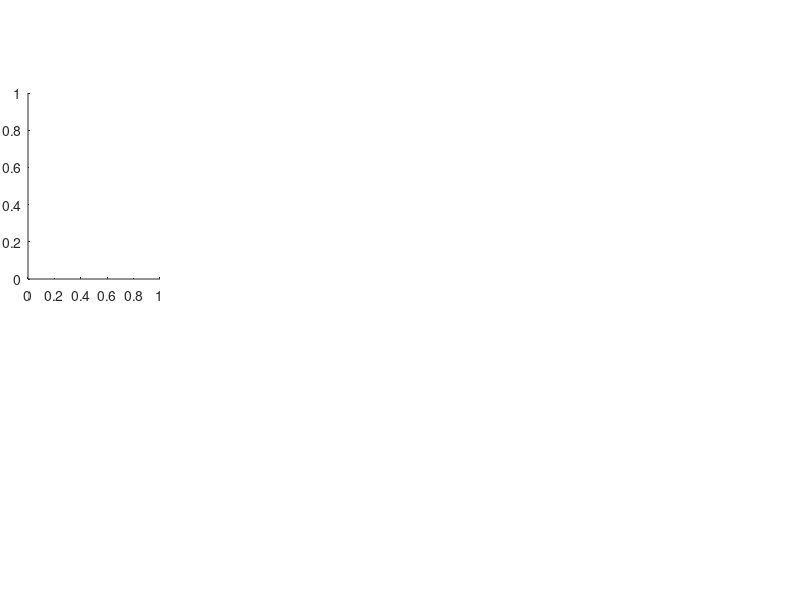

This figure's MATLAB source: (Note: this script raises an error after producing the figure.)
%% R5-C1: Periodically consistent conceptual RSA-PBC / VGPP schematic
% -------------------------------------------------------------------------
% Four-panel schematic: RSA-PBC is an independent baseline (a); VGPP is (b-d).
%
% Improvements in this version:
% - 14 pt bold subplot titles
% - 14 pt bold axis labels and tick labels
% - 14 pt bold explanation-box text
% - Increased vertical distance between subplot titles and axes
% - True minimum-image periodic free-space map and periodic candidate separation
% - Actual independent pairwise PBC audit of schematic final configuration
% - Explicit separation of baseline panel (a) from VGPP panels (b-d)
% -------------------------------------------------------------------------

clc; clear; close all;

%% ------------------------------------------------------------------------
% General settings
% -------------------------------------------------------------------------

rng(7);

Lx = 10;
Ly = 10;
r  = 0.55;

theta = linspace(0, 2*pi, 180);

fontName = 'Times New Roman';

axisFontSize  = 14;
titleFontSize = 14;
boxFontSize   = 14;
mainTitleSize = 17;

% This controls how far above the axes each panel title is placed
titleGapY = 1.10;

fig = figure('Color','w', ...
    'Position',[60 60 1900 1020], ...
    'Toolbar','none', ...
    'MenuBar','none');

%% ------------------------------------------------------------------------
% Manual layout
% -------------------------------------------------------------------------

boxW  = 0.165;
plotW = 0.225;

gapBoxPlot = 0.045;
gapGroups  = 0.070;

rowH = 0.310;

topY = 0.535;
botY = 0.095;

xBox1  = 0.035;
xPlot1 = xBox1 + boxW + gapBoxPlot;

xBox2  = xPlot1 + plotW + gapGroups;
xPlot2 = xBox2 + boxW + gapBoxPlot;

%% ------------------------------------------------------------------------
% Base particle configuration
% -------------------------------------------------------------------------

particles = [
    2.0 2.0 r
    4.2 2.3 r
    6.6 2.0 r
    8.2 3.2 r
    2.6 5.0 r
    5.2 5.1 r
    7.5 5.6 r
    3.8 7.8 r
    6.5 8.0 r
];

cx = particles(:,1);
cy = particles(:,2);
rr = particles(:,3);

%% ------------------------------------------------------------------------
% Distance-transform field for panels (b) and (c)
% -------------------------------------------------------------------------

Nx = 350;
Ny = 350;

x = linspace(0,Lx,Nx);
y = linspace(0,Ly,Ny);
[X,Y] = meshgrid(x,y);

D = inf(size(X));

for i = 1:numel(cx)
    dx = abs(X - cx(i));
    dy = abs(Y - cy(i));

    dx = min(dx, Lx - dx);
    dy = min(dy, Ly - dy);

    di = hypot(dx, dy) - rr(i);
    D = min(D, di);
end

admissible = D >= r;

climMin = -0.5;
climMax = 1.65;

%% ========================================================================
% PANEL (a): Explanation box
% ========================================================================

axBox1 = axes('Position',[xBox1 topY boxW rowH]);
draw_explanation_box(axBox1, ...
    'BASELINE: RSA-PBC', ...
    {'Independent baseline'}, ...
    {'Random candidates', ...
     'are generated over', ...
     'the full domain.', ...
     '', ...
     'Many are rejected', ...
     'because of overlap.'}, ...
     fontName, boxFontSize);

%% ========================================================================
% PANEL (a): Conventional RSA
% ========================================================================

ax1 = axes('Position',[xPlot1 topY plotW rowH]);
hold(ax1,'on'); box(ax1,'on'); axis(ax1,'equal');
xlim(ax1,[0 Lx]); ylim(ax1,[0 Ly]);

draw_particles(ax1,cx,cy,rr,theta,[0.75 0.75 0.75]);

trialPts = [
    2.2 2.4
    5.0 5.3
    6.8 2.4
    4.5 2.1
];

for i = 1:size(trialPts,1)

    plot(ax1,trialPts(i,1), trialPts(i,2), 'x', ...
        'Color',[0.90 0.00 0.00], ...
        'MarkerSize',13, ...
        'LineWidth',2.2);

    viscircles(ax1,trialPts(i,:), r, ...
        'Color',[0.85 0.10 0.10], ...
        'LineStyle','--', ...
        'LineWidth',0.9);
end

acceptedPt = [8.4 8.2];

% Confirm illustrated RSA trial outcomes by periodic minimum-image checks.
for q = 1:size(trialPts,1)
    dx = abs(cx-trialPts(q,1)); dy = abs(cy-trialPts(q,2));
    dd = hypot(min(dx,Lx-dx),min(dy,Ly-dy));
    assert(any(dd < rr+r), 'Illustrated rejected RSA trial does not overlap');
end
dx = abs(cx-acceptedPt(1)); dy = abs(cy-acceptedPt(2));
dd = hypot(min(dx,Lx-dx),min(dy,Ly-dy));
assert(all(dd >= rr+r), 'Illustrated accepted RSA trial overlaps existing disks');

plot(ax1,acceptedPt(1), acceptedPt(2), 'o', ...
    'MarkerSize',8, ...
    'MarkerFaceColor',[0.10 0.65 0.25], ...
    'MarkerEdgeColor','k', ...
    'LineWidth',1.0);

viscircles(ax1,acceptedPt, r, ...
    'Color',[0.10 0.55 0.10], ...
    'LineStyle','--', ...
    'LineWidth',0.9);

apply_panel_title(ax1, ...
    '(a) RSA-PBC baseline: trial-and-rejection', ...
    fontName, titleFontSize, titleGapY);

xlabel(ax1,'x','FontName',fontName,'FontSize',axisFontSize,'FontWeight','bold');
ylabel(ax1,'y','FontName',fontName,'FontSize',axisFontSize,'FontWeight','bold');

set(ax1,'FontName',fontName, ...
    'FontSize',axisFontSize, ...
    'FontWeight','bold', ...
    'LineWidth',1.0);

% Compact legend inside panel
plot(ax1,0.65,9.35,'o', ...
    'MarkerSize',7, ...
    'MarkerFaceColor',[0.75 0.75 0.75], ...
    'MarkerEdgeColor','k');

text(ax1,0.95,9.35,'existing', ...
    'FontName',fontName, ...
    'FontSize',10, ...
    'FontWeight','normal', ...
    'VerticalAlignment','middle');

plot(ax1,3.10,9.35,'x', ...
    'Color',[0.90 0.00 0.00], ...
    'MarkerSize',8, ...
    'LineWidth',1.6);

text(ax1,3.40,9.35,'rejected', ...
    'FontName',fontName, ...
    'FontSize',10, ...
    'FontWeight','normal', ...
    'VerticalAlignment','middle');

plot(ax1,5.65,9.35,'o', ...
    'MarkerSize',7, ...
    'MarkerFaceColor',[0.10 0.65 0.25], ...
    'MarkerEdgeColor','k');

text(ax1,5.95,9.35,'accepted', ...
    'FontName',fontName, ...
    'FontSize',10, ...
    'FontWeight','normal', ...
    'VerticalAlignment','middle');

%% ========================================================================
% PANEL (b): Explanation box
% ========================================================================

axBox2 = axes('Position',[xBox2 topY boxW rowH]);
draw_explanation_box(axBox2, ...
    'VGPP: Void mapping', ...
    {'Admissible void', 'detection'}, ...
    {'Distance transform', ...
     'maps the remaining', ...
     'free space.', ...
     '', ...
     'Potential centers are', ...
     'identified from D.'}, ...
     fontName, boxFontSize);

%% ========================================================================
% PANEL (b): Admissible void-space map
% ========================================================================

ax2 = axes('Position',[xPlot2 topY plotW rowH]);
hold(ax2,'on'); box(ax2,'on'); axis(ax2,'equal');
xlim(ax2,[0 Lx]); ylim(ax2,[0 Ly]);

imagesc(ax2,x,y,D);
set(ax2,'YDir','normal');
colormap(ax2,parula);
clim(ax2,[climMin climMax]);

contour(ax2,X,Y,double(admissible),[0.5 0.5], ...
    'LineColor','k', ...
    'LineWidth',1.7);

draw_particles(ax2,cx,cy,rr,theta,[0.92 0.92 0.92]);

apply_panel_title(ax2, ...
    '(b) VGPP: admissible void-space map', ...
    fontName, titleFontSize, titleGapY);

xlabel(ax2,'x','FontName',fontName,'FontSize',axisFontSize,'FontWeight','bold');
ylabel(ax2,'y','FontName',fontName,'FontSize',axisFontSize,'FontWeight','bold');

set(ax2,'FontName',fontName, ...
    'FontSize',axisFontSize, ...
    'FontWeight','bold', ...
    'LineWidth',1.0);

cb2 = colorbar(ax2);
cb2.Label.String = 'Free-space distance';
cb2.Label.FontName = fontName;
cb2.Label.FontSize = 12;
cb2.Label.FontWeight = 'bold';
cb2.FontName = fontName;
cb2.FontSize = 11;
cb2.FontWeight = 'bold';

%% ========================================================================
% PANEL (c): Explanation box
% ========================================================================

axBox3 = axes('Position',[xBox1 botY boxW rowH]);
draw_explanation_box(axBox3, ...
    'VGPP: Insertion', ...
    {'Candidate', 'selection'}, ...
    {'High-clearance', ...
     'voids are identified.', ...
     '', ...
     'Weighted random', ...
     'candidates preserve', ...
     'stochastic dispersion.'}, ...
     fontName, boxFontSize);

%% ========================================================================
% PANEL (c): Largest-void-guided candidate selection
% ========================================================================

ax3 = axes('Position',[xPlot1 botY plotW rowH]);
hold(ax3,'on'); box(ax3,'on'); axis(ax3,'equal');
xlim(ax3,[0 Lx]); ylim(ax3,[0 Ly]);

imagesc(ax3,x,y,D);
set(ax3,'YDir','normal');
colormap(ax3,parula);
clim(ax3,[climMin climMax]);

draw_particles(ax3,cx,cy,rr,theta,[0.92 0.92 0.92]);

Dmasked = D;
Dmasked(~admissible) = -inf;

nVoid = 6;
voidPts = zeros(nVoid,2);
Dtemp = Dmasked;

for k = 1:nVoid
    [maxD, idx] = max(Dtemp(:));
    assert(isfinite(maxD),'Insufficient admissible voids for illustration');
    [row, col] = ind2sub(size(Dtemp), idx);

    voidPts(k,:) = [X(row,col), Y(row,col)];

    % Minimum-image separation avoids selecting duplicate voids across
    % opposite periodic boundaries.
    ddx = abs(X-voidPts(k,1));
    ddy = abs(Y-voidPts(k,2));
    ddx = min(ddx,Lx-ddx);
    ddy = min(ddy,Ly-ddy);
    distToSelected = hypot(ddx,ddy);
    Dtemp(distToSelected < 1.5*r) = -inf;
end

for k = 1:nVoid
    plot(ax3,voidPts(k,1), voidPts(k,2), 'ko', ...
        'MarkerFaceColor',[1.00 0.85 0.10], ...
        'MarkerSize',8, ...
        'LineWidth',1.2);

    viscircles(ax3,voidPts(k,:), r, ...
        'Color',[0.05 0.05 0.05], ...
        'LineStyle','--', ...
        'LineWidth',0.8);
end

text(ax3,1,10,'yellow markers: selected admissible voids', ...
    'FontName',fontName, ...
    'FontSize',10, ...
    'FontWeight','normal', ...
    'BackgroundColor','w', ...
    'EdgeColor',[0.70 0.70 0.70]);

apply_panel_title(ax3, ...
    '(c) VGPP: void-guided candidate selection', ...
    fontName, titleFontSize, titleGapY);

xlabel(ax3,'x','FontName',fontName,'FontSize',axisFontSize,'FontWeight','bold');
ylabel(ax3,'y','FontName',fontName,'FontSize',axisFontSize,'FontWeight','bold');

set(ax3,'FontName',fontName, ...
    'FontSize',axisFontSize, ...
    'FontWeight','bold', ...
    'LineWidth',1.0);

%% ========================================================================
% PANEL (d): Explanation box
% ========================================================================

axBox4 = axes('Position',[xBox2 botY boxW rowH]);
draw_explanation_box(axBox4, ...
    'VGPP: Final output', ...
    {'Completed', 'VGPP packing'}, ...
    {'Illustrative disk', ...
     'configuration.', ...
     '', ...
     'Displayed geometry', ...
     'passes an independent', ...
     'periodic overlap audit.'}, ...
     fontName, boxFontSize);

%% ========================================================================
% PANEL (d): Final VGPP packing
% ========================================================================

ax4 = axes('Position',[xPlot2 botY plotW rowH]);
hold(ax4,'on'); box(ax4,'on'); axis(ax4,'equal');
xlim(ax4,[0 Lx]); ylim(ax4,[0 Ly]);

basePts = [
    1.1 1.2
    2.7 1.1
    4.3 1.3
    5.9 1.1
    7.5 1.4
    8.9 1.0

    1.8 2.7
    3.5 2.5
    5.2 2.8
    6.9 2.5
    8.4 2.8

    1.1 4.2
    2.8 4.3
    4.6 4.1
    6.2 4.4
    7.9 4.2

    1.9 5.8
    3.6 5.9
    5.3 5.7
    7.0 5.9
    8.7 5.8

    1.2 7.4
    2.9 7.6
    4.7 7.4
    6.4 7.7
    8.2 7.4

    1.9 8.9
    3.8 8.7
    5.7 8.9
    7.5 8.8
    9.1 8.9
];

rng(21);
jitterAmp = 0.04;  % small perturbation; full minimum-image audit below
basePts = basePts + jitterAmp*(2*rand(size(basePts))-1);

basePts(:,1) = min(max(basePts(:,1),0.75),9.25);
basePts(:,2) = min(max(basePts(:,2),0.75),9.25);

finalPts = [basePts, r*ones(size(basePts,1),1)];

cxF = finalPts(:,1);
cyF = finalPts(:,2);
rF  = finalPts(:,3);

draw_particles(ax4,cxF,cyF,rF,theta,[0.72 0.72 0.72]);

for i = 1:4
    plot(ax4,[0 Lx],[i*2 i*2], ...
        ':', ...
        'Color',[0.85 0.85 0.85], ...
        'LineWidth',0.8);
end

% Actual independent O(N^2) periodic pair audit for the schematic.
% This demonstrates the displayed circles satisfy the non-overlap criterion;
% it does not imply that these schematic coordinates were generated by VGPP.
minimumClearance = inf;
violatingPairs = 0;
for ii = 1:numel(rF)-1
    dx = abs(cxF(ii)-cxF(ii+1:end));
    dy = abs(cyF(ii)-cyF(ii+1:end));
    dx = min(dx,Lx-dx); dy = min(dy,Ly-dy);
    clearances = hypot(dx,dy) - (rF(ii)+rF(ii+1:end));
    minimumClearance = min(minimumClearance,min(clearances));
    violatingPairs = violatingPairs + nnz(clearances < -1e-8);
end
assert(violatingPairs == 0, ...
    'Panel (d) contains periodic overlaps beyond 1e-8; correct coordinates');
fprintf('R5-C1 panel (d): %d disks; minimum periodic clearance %.6g; violations %d\n', ...
    numel(rF), minimumClearance, violatingPairs);

apply_panel_title(ax4, ...
    '(d) Illustrative packing: PBC-audited geometry', ...
    fontName, titleFontSize, titleGapY);

xlabel(ax4,'x','FontName',fontName,'FontSize',axisFontSize,'FontWeight','bold');
ylabel(ax4,'y','FontName',fontName,'FontSize',axisFontSize,'FontWeight','bold');

set(ax4,'FontName',fontName, ...
    'FontSize',axisFontSize, ...
    'FontWeight','bold', ...
    'LineWidth',1.0);

%% ------------------------------------------------------------------------
% Main title
% ------------------------------------------------------------------------

annotation(fig,'textbox', ...
    [0.20 0.955 0.60 0.035], ...
    'String','Schematic: independent RSA-PBC baseline and VGPP procedure', ...
    'FontName',fontName, ...
    'FontSize',mainTitleSize, ...
    'FontWeight','bold', ...
    'HorizontalAlignment','center', ...
    'VerticalAlignment','middle', ...
    'LineStyle','none');

% The four individual panel titles identify the independent RSA-PBC
% comparison (a) and the three conceptual VGPP stages (b)-(d).
% No left/right grouping banner is used because panel (c) is bottom-left.

%% ------------------------------------------------------------------------
% Export
% ------------------------------------------------------------------------

set(fig,'PaperPositionMode','auto');
set(fig,'InvertHardcopy','off');

% Fixed project output folders (MATLAB R2024b / Windows)
resultDir = 'revision_results\R5_C1';
figDir    = 'pics\R5_C1';
if ~exist(resultDir,'dir'), mkdir(resultDir); end
if ~exist(figDir,'dir'), mkdir(figDir); end

% Figure image
outputFile = fullfile(figDir,'Fig8_RSA_PBC_vs_VGPP_revised.png');
exportgraphics(fig,outputFile,'Resolution',600);
fprintf('Revised conceptual comparison saved to: %s\n',outputFile);

% Numerical audit of the displayed illustrative configuration
pbcAudit = table(numel(rF), minimumClearance, violatingPairs, 1e-8, ...
    'VariableNames',{'ParticleCount','MinimumPeriodicClearance', ...
                     'ToleranceViolatingPairs','OverlapTolerance'});
auditFile = fullfile(resultDir,'R5_C1_Fig8_PBC_audit.csv');
writetable(pbcAudit,auditFile);
fprintf('Periodic audit saved to: %s\n',auditFile);

%% ========================================================================
% Local functions
% ========================================================================

function draw_particles(ax,cx,cy,r,theta,faceColor)

    for i = 1:length(cx)
        xp = cx(i) + r(i)*cos(theta);
        yp = cy(i) + r(i)*sin(theta);

        fill(ax,xp,yp,faceColor, ...
            'EdgeColor','k', ...
            'LineWidth',0.9);
    end
end

function draw_explanation_box(ax,stepLabel,headingLines,bodyLines,fontName,boxFontSize)

    cla(ax);
    axis(ax,'off');
    xlim(ax,[0 1]);
    ylim(ax,[0 1]);

    rectangle(ax, ...
        'Position',[0.04 0.05 0.92 0.90], ...
        'FaceColor',[0.97 0.97 0.97], ...
        'EdgeColor',[0.35 0.35 0.35], ...
        'LineWidth',1.1);

    text(ax,0.50,0.83,stepLabel, ...
        'HorizontalAlignment','center', ...
        'VerticalAlignment','middle', ...
        'FontName',fontName, ...
        'FontSize',boxFontSize, ...
        'FontWeight','bold');

    headingText = strjoin(headingLines,newline);

    text(ax,0.50,0.66,headingText, ...
        'HorizontalAlignment','center', ...
        'VerticalAlignment','middle', ...
        'FontName',fontName, ...
        'FontSize',boxFontSize, ...
        'FontWeight','bold', ...
        'Interpreter','none');

    bodyText = strjoin(bodyLines,newline);

    text(ax,0.50,0.37,bodyText, ...
        'HorizontalAlignment','center', ...
        'VerticalAlignment','middle', ...
        'FontName',fontName, ...
        'FontSize',boxFontSize, ...
        'FontWeight','bold', ...
        'Interpreter','none');
end

function apply_panel_title(ax, titleStr, fontName, titleFontSize, yPos)

    ht = title(ax, titleStr, ...
        'FontName', fontName, ...
        'FontSize', titleFontSize, ...
        'FontWeight', 'bold');

    ht.Units = 'normalized';
    pos = ht.Position;
    pos(2) = yPos;   % increase vertical distance from plot
    ht.Position = pos;
end
